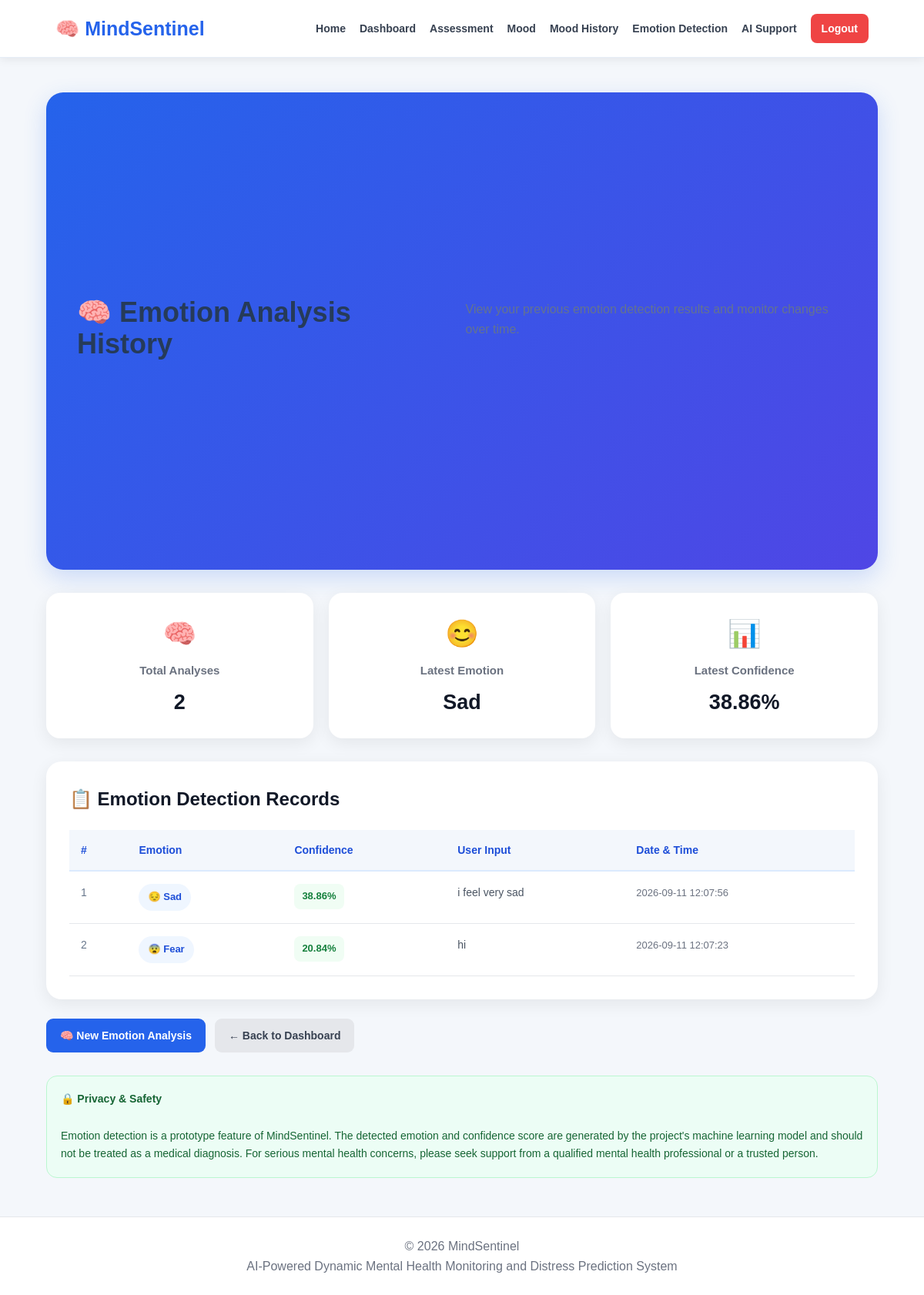
The page /emotion-history (signed in) on the database its author committed.
### tables this page shows
CREATE TABLE emotion_logs (

            id INTEGER PRIMARY KEY AUTOINCREMENT,

            user_email TEXT NOT NULL,

            input_text TEXT NOT NULL,

            detected_emotion TEXT NOT NULL,

            confidence REAL NOT NULL,

            created_at
            TIMESTAMP DEFAULT CURRENT_TIMESTAMP

        );

### app.py (the view, shortened to what this page needs)
@app.route("/emotion-history")
def emotion_history():
    emotions = get_all_emotions(
        session["user_email"]
    )
    return render_template(
        "emotion_history.html",
        emotions=emotions
    )

### database.py (called while the page is built)
def get_db_connection():
    conn = sqlite3.connect(
        DATABASE
    )
    conn.row_factory = sqlite3.Row
    return conn

def get_all_emotions(
    user_email
):
    conn = get_db_connection()
    results = conn.execute("""
        SELECT
            detected_emotion,
            confidence,
            input_text,
            created_at

        FROM emotion_logs

        WHERE user_email = ?

        ORDER BY id DESC
    """, (
        user_email,
    )).fetchall()
    conn.close()
    return results

### templates/emotion_history.html (shortened to what this page needs)
<!DOCTYPE html>
<html lang="en">
<head>
    <link rel="stylesheet"
          href="{{ url_for('static', filename='css/style.css') }}">
</head>
<body>
<header class="navbar">
    <div class="logo">
        🧠 MindSentinel
    </div>
    <nav class="nav-links">
        <a href="{{ url_for('home') }}">
            Home
        </a>
        <a href="{{ url_for('dashboard') }}">
            Dashboard
        </a>
        <a href="{{ url_for('assessment') }}">
            Assessment
        </a>
        <a href="{{ url_for('mood') }}">
            Mood
        </a>
        <a href="{{ url_for('mood_history') }}">
            Mood History
        </a>
        <a href="{{ url_for('emotion') }}">
            Emotion Detection
        </a>
        <a href="{{ url_for('ai_support') }}">
            AI Support
        </a>
        <a href="{{ url_for('logout') }}"
           class="logout-btn">
            Logout
        </a>
    </nav>
</header>
<main class="container">
    <section class="hero">
        <h1>
            🧠 Emotion Analysis History
        </h1>
        <p>
            View your previous emotion detection results
            and monitor changes over time.
        </p>
    </section>
    <section class="summary-grid">
        <div class="summary-card">
            <div class="summary-icon">
                🧠
            </div>
            <h3>
                Total Analyses
            </h3>
            <div class="summary-value">
                {{ emotions|length }}
            </div>
        </div>
        <div class="summary-card">
            <div class="summary-icon">
                😊
            </div>
            <h3>
                Latest Emotion
            </h3>
            <div class="summary-value">
                {% if emotions %}
                    {{ emotions[0]["detected_emotion"] }}
                {% else %}
                    --
                {% endif %}
            </div>
        </div>
        <div class="summary-card">
            <div class="summary-icon">
                📊
            </div>
            <h3>
                Latest Confidence
            </h3>
            <div class="summary-value">
                {% if emotions %}
                    {{ emotions[0]["confidence"] }}%
                {% else %}
                    --
                {% endif %}
            </div>
        </div>
    </section>
    <section class="history-card">
        <h2>
            📋 Emotion Detection Records
        </h2>
        {% if emotions %}
        <div class="table-wrapper">
            <table>
                <thead>
                    <tr>
                        <th>
                            #
                        </th>
                        <th>
                            Emotion
                        </th>
                        <th>
                            Confidence
                        </th>
                        <th>
                            User Input
                        </th>
                        <th>
                            Date & Time
                        </th>
                    </tr>
                </thead>
                <tbody>
                    {% for emotion in emotions %}
                    <tr>
                        <td>
                            {{ loop.index }}
                        </td>
                        <td>
                            <span class="emotion-badge">
                                {% if emotion["detected_emotion"] == "Happy" %}
                                    😊 Happy
                                {% elif emotion["detected_emotion"] == "Sad" %}
                                    😔 Sad
                                {% elif emotion["detected_emotion"] == "Angry" %}
                                    😠 Angry
                                {% elif emotion["detected_emotion"] == "Fear" %}
                                    😨 Fear
                                {% else %}
                                    😐 {{ emotion["detected_emotion"] }}
                                {% endif %}
                            </span>
                        </td>
                        <td>
                            <span class="confidence-badge">
                                {{ emotion["confidence"] }}%
                            </span>
                        </td>
                        <td>
                            <div class="input-text">
                                {{ emotion["input_text"] }}
                            </div>
                        </td>
                        <td>
                            <span class="date-text">
                                {{ emotion["created_at"] }}
                            </span>
                        </td>
                    </tr>
                    {% endfor %}
                </tbody>
            </table>
        </div>
        {% endif %}
    </section>
    <div class="button-group">
        <a href="{{ url_for('emotion') }}"
           class="btn primary-btn">
            🧠 New Emotion Analysis
        </a>
        <a href="{{ url_for('dashboard') }}"
           class="btn secondary-btn">
            ← Back to Dashboard
        </a>
    </div>
    <section class="privacy">
        <strong>
            🔒 Privacy & Safety
        </strong>
        <br><br>
        Emotion detection is a prototype feature of
        MindSentinel. The detected emotion and confidence
        score are generated by the project's machine
        learning model and should not be treated as a
        medical diagnosis.
        For serious mental health concerns, please seek
        support from a qualified mental health professional
        or a trusted person.
    </section>
</main>
<footer>
    © 2026 MindSentinel
    <br>
    AI-Powered Dynamic Mental Health Monitoring
    and Distress Prediction System
</footer>
</body>
</html>

### static/css/style.css (style rules this page uses)
* { margin: 0; padding: 0; box-sizing: border-box; }
html { scroll-behavior: smooth; }
body { font-family: Arial, Helvetica, sans-serif; color: #263b59; background: #f7faff; line-height: 1.6; }
a { text-decoration: none; color: inherit; }
.navbar { width: 100%; min-height: 75px; padding: 0 7%; background: #ffffff; display: flex; align-items: center; justify-content: space-between; border-bottom: 1px solid #e5edf7; position: sticky; top: 0; z-index: 1000; }
.logo { font-size: 24px; font-weight: 700; color: #263b59; white-space: nowrap; }
.nav-links { display: flex; align-items: center; gap: 30px; }
.nav-links a { color: #52627a; font-size: 15px; font-weight: 600; transition: 0.3s ease; }
.hero { min-height: 620px; padding: 80px 7%; display: flex; align-items: center; justify-content: space-between; gap: 60px; background: linear-gradient( 135deg, #f7faff 0%, #eef5fc 100% ); }
.hero h1 { font-size: 56px; line-height: 1.15; color: #263b59; margin-bottom: 25px; }
.hero p { max-width: 650px; color: #66758c; font-size: 17px; margin-bottom: 30px; }
.btn { display: inline-flex; align-items: center; justify-content: center; padding: 13px 26px; border-radius: 8px; font-weight: 600; transition: 0.3s ease; }
table { width: 100%; border-collapse: collapse; }
th, td { padding: 13px 14px; text-align: left; border-bottom: 1px solid #e7edf5; font-size: 14px; }
th { color: #263b59; background: #f3f7fc; }
td { color: #68778c; }

### rows shown on the page
emotion_logs: detected_emotion "Sad", confidence "38.86", shows "😔 Sad", input_text "i feel very sad", created_at "2026-09-11 12:07:56"
emotion_logs: detected_emotion "😨 Fear", confidence "20.84", input_text "hi", created_at "2026-09-11 12:07:23"

### other values the page prints
{{ emotions|length }} "2"
